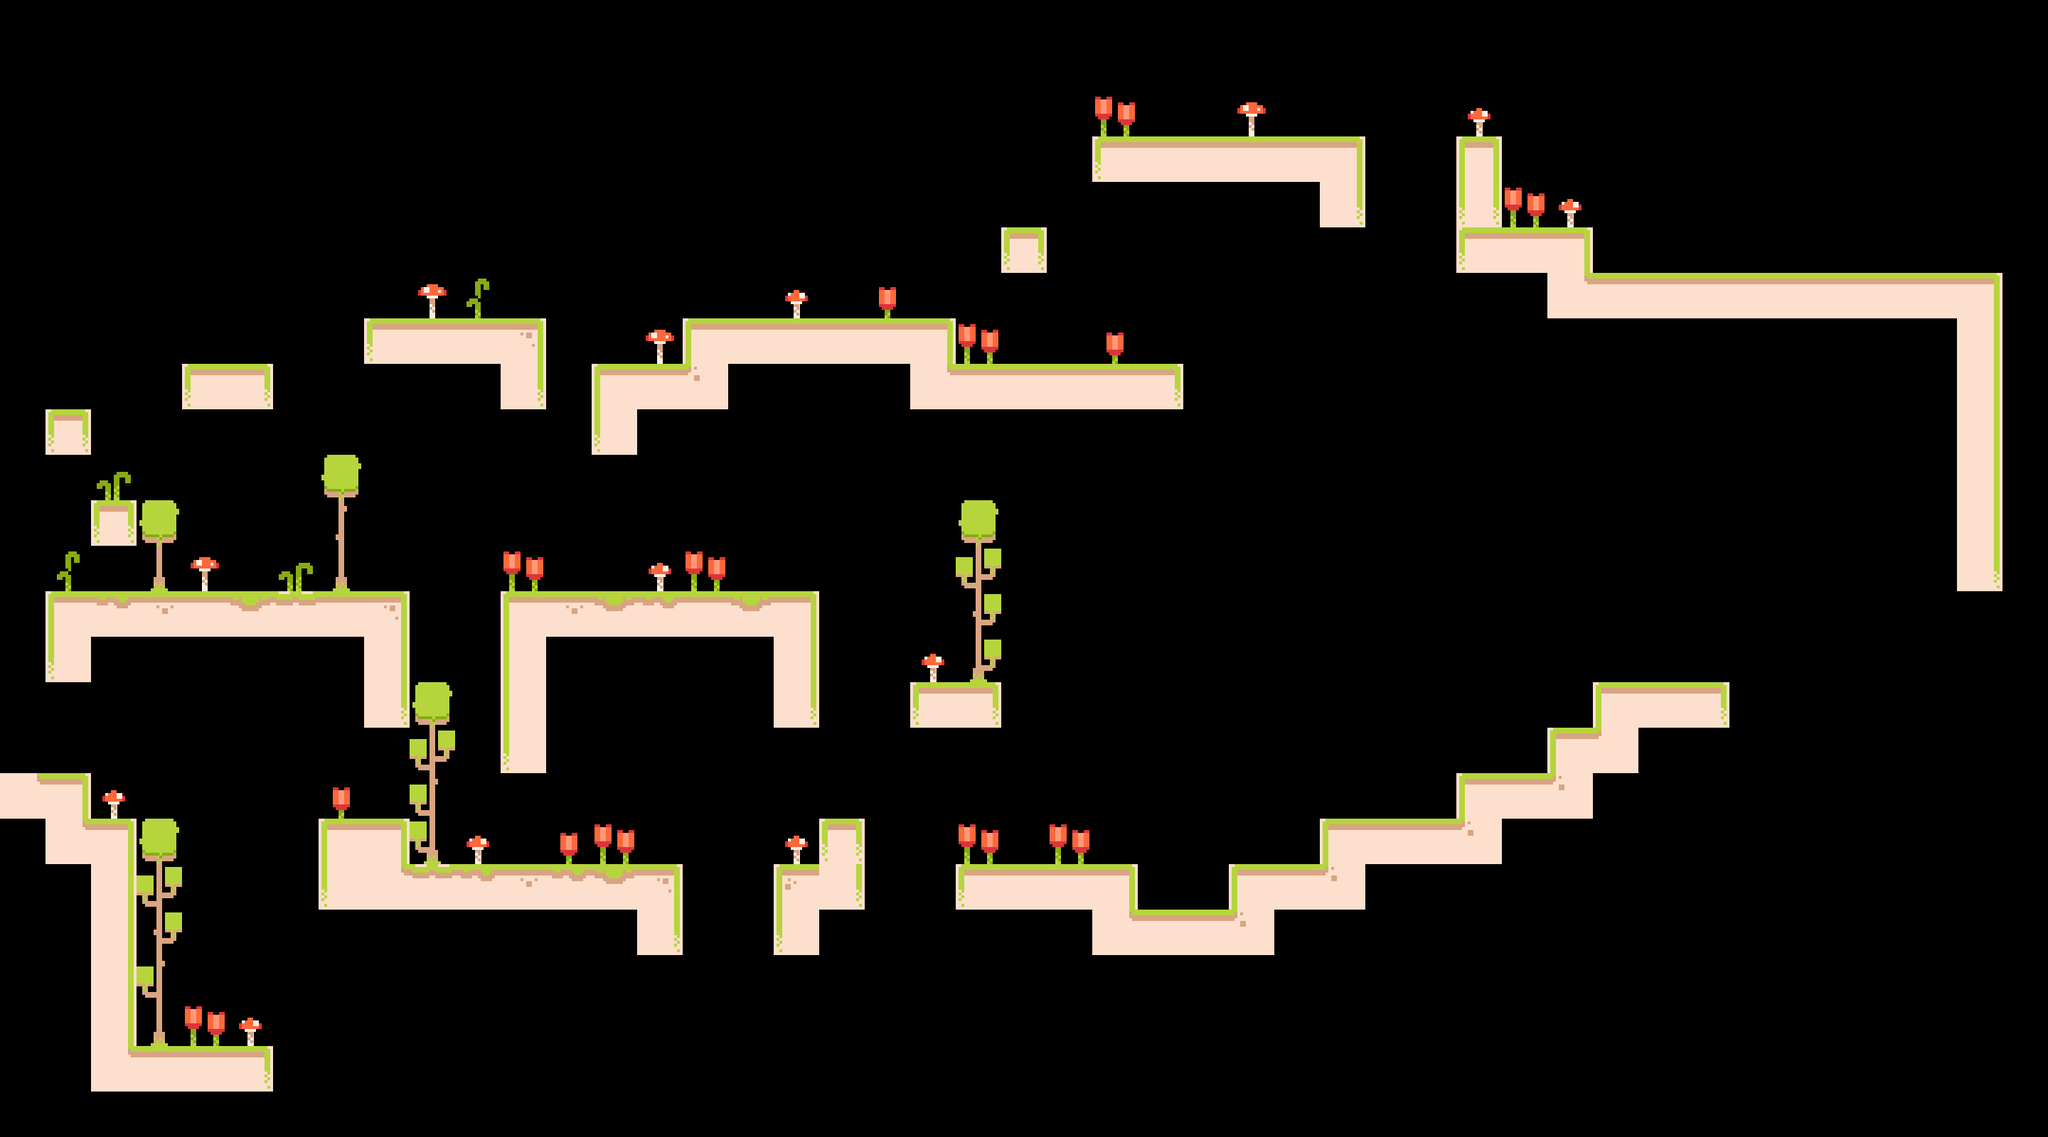

Rendered tile map (Tiled .tmx) drawn with the repository's tilesets; below, a short description and the full map source, tile grids included:
An orthogonal 45x25 tile map with 64x64 px tiles, 2 tile layers (Main, Decoration) and 6 objects (5x Worm, Player).

<map version="1.10" tiledversion="1.11.0" orientation="orthogonal" renderorder="right-down" width="45" height="25" tilewidth="64" tileheight="64" infinite="0" nextlayerid="4" nextobjectid="8">
 <tileset firstgid="1" source="../tilesets/tilemap.tsx" />
 <layer id="1" name="Main" width="45" height="25">
  <data encoding="csv">
0,0,0,0,0,0,0,0,0,0,0,0,0,0,0,0,0,0,0,0,0,0,0,0,0,0,0,0,0,0,0,0,0,0,0,0,0,0,0,0,0,0,0,0,0,
0,0,0,0,0,0,0,0,0,0,0,0,0,0,0,0,0,0,0,0,0,0,0,0,0,0,0,0,0,0,0,0,0,0,0,0,0,0,0,0,0,0,0,0,0,
0,0,0,0,0,0,0,0,0,0,0,0,0,0,0,0,0,0,0,0,0,0,0,0,0,0,0,0,0,0,0,0,0,0,0,0,0,0,0,0,0,0,0,0,0,
0,0,0,0,0,0,0,0,0,0,0,0,0,0,0,0,0,0,0,0,0,0,0,0,28,5,5,5,5,6,0,0,20,0,0,0,0,0,0,0,0,0,0,0,0,
0,0,0,0,0,0,0,0,0,0,0,0,0,0,0,0,0,0,0,0,0,0,0,0,0,0,0,0,0,19,0,0,30,0,0,0,0,0,0,0,0,0,0,0,0,
0,0,0,0,0,0,0,0,0,0,0,0,0,0,0,0,0,0,0,0,0,0,10,0,0,0,0,0,0,0,0,0,28,5,6,0,0,0,0,0,0,0,0,0,0,
0,0,0,0,0,0,0,0,0,0,0,0,0,0,0,0,0,0,0,0,0,0,0,0,0,0,0,0,0,0,0,0,0,0,25,5,5,5,5,5,5,5,5,6,0,
0,0,0,0,0,0,0,0,28,5,5,9,0,0,0,4,5,5,5,5,6,0,0,0,0,0,0,0,0,0,0,0,0,0,0,0,0,0,0,0,0,0,0,16,0,
0,0,0,0,28,29,0,0,0,0,0,19,0,4,5,26,0,0,0,0,25,5,5,5,5,29,0,0,0,0,0,0,0,0,0,0,0,0,0,0,0,0,0,16,0,
0,10,0,0,0,0,0,0,0,0,0,0,0,17,0,0,0,0,0,0,0,0,0,0,0,0,0,0,0,0,0,0,0,0,0,0,0,0,0,0,0,0,0,16,0,
0,0,0,0,0,0,0,0,0,0,0,0,0,0,0,0,0,0,0,0,0,0,0,0,0,0,0,0,0,0,0,0,0,0,0,0,0,0,0,0,0,0,0,16,0,
0,0,10,0,0,0,0,0,0,0,0,0,0,0,0,0,0,0,0,0,0,0,0,0,0,0,0,0,0,0,0,0,0,0,0,0,0,0,0,0,0,0,0,16,0,
0,0,0,0,0,0,0,0,0,0,0,0,0,0,0,0,0,0,0,0,0,0,0,0,0,0,0,0,0,0,0,0,0,0,0,0,0,0,0,0,0,0,0,19,0,
0,4,22,8,5,23,21,5,9,0,0,4,8,23,22,5,23,6,0,0,0,0,0,0,0,0,0,0,0,0,0,0,0,0,0,0,0,0,0,0,0,0,0,0,0,
0,17,0,0,0,0,0,0,16,0,0,14,0,0,0,0,0,16,0,0,0,0,0,0,0,0,0,0,0,0,0,0,0,0,0,0,0,0,0,0,0,0,0,0,0,
0,0,0,0,0,0,0,0,19,0,0,14,0,0,0,0,0,19,0,0,28,29,0,0,0,0,0,0,0,0,0,0,0,0,0,4,5,29,0,0,0,0,0,0,0,
0,0,0,0,0,0,0,0,0,0,0,17,0,0,0,0,0,0,0,0,0,0,0,0,0,0,0,0,0,0,0,0,0,0,4,24,0,0,0,0,0,0,0,0,0,
25,6,0,0,0,0,0,0,0,0,0,0,0,0,0,0,0,0,0,0,0,0,0,0,0,0,0,0,0,0,0,0,4,5,26,0,0,0,0,0,0,0,0,0,0,
0,25,6,0,0,0,0,4,6,0,0,0,0,0,0,0,0,0,10,0,0,0,0,0,0,0,0,0,0,4,5,5,26,0,0,0,0,0,0,0,0,0,0,0,0,
0,0,16,0,0,0,0,17,25,21,22,8,22,23,9,0,0,7,19,0,0,28,5,5,6,0,0,4,5,26,0,0,0,0,0,0,0,0,0,0,0,0,0,0,0,
0,0,16,0,0,0,0,0,0,0,0,0,0,0,19,0,0,17,0,0,0,0,0,0,25,5,5,26,0,0,0,0,0,0,0,0,0,0,0,0,0,0,0,0,0,
0,0,16,0,0,0,0,0,0,0,0,0,0,0,0,0,0,0,0,0,0,0,0,0,0,0,0,0,0,0,0,0,0,0,0,0,0,0,0,0,0,0,0,0,0,
0,0,16,0,0,0,0,0,0,0,0,0,0,0,0,0,0,0,0,0,0,0,0,0,0,0,0,0,0,0,0,0,0,0,0,0,0,0,0,0,0,0,0,0,0,
0,0,25,5,5,29,0,0,0,0,0,0,0,0,0,0,0,0,0,0,0,0,0,0,0,0,0,0,0,0,0,0,0,0,0,0,0,0,0,0,0,0,0,0,0,
0,0,0,0,0,0,0,0,0,0,0,0,0,0,0,0,0,0,0,0,0,0,0,0,0,0,0,0,0,0,0,0,0,0,0,0,0,0,0,0,0,0,0,0,0
</data>
 </layer>
 <layer id="3" name="Decoration" width="45" height="25">
  <data encoding="csv">
0,0,0,0,0,0,0,0,0,0,0,0,0,0,0,0,0,0,0,0,0,0,0,0,0,0,0,0,0,0,0,0,0,0,0,0,0,0,0,0,0,0,0,0,0,
0,0,0,0,0,0,0,0,0,0,0,0,0,0,0,0,0,0,0,0,0,0,0,0,0,0,0,0,0,0,0,0,0,0,0,0,0,0,0,0,0,0,0,0,0,
0,0,0,0,0,0,0,0,0,0,0,0,0,0,0,0,0,0,0,0,0,0,0,0,33,0,0,31,0,0,0,0,32,0,0,0,0,0,0,0,0,0,0,0,0,
0,0,0,0,0,0,0,0,0,0,0,0,0,0,0,0,0,0,0,0,0,0,0,0,0,0,0,0,0,0,0,0,0,0,0,0,0,0,0,0,0,0,0,0,0,
0,0,0,0,0,0,0,0,0,0,0,0,0,0,0,0,0,0,0,0,0,0,0,0,0,0,0,0,0,0,0,0,0,33,32,0,0,0,0,0,0,0,0,0,0,
0,0,0,0,0,0,0,0,0,0,0,0,0,0,0,0,0,0,0,0,0,0,0,0,0,0,0,0,0,0,0,0,0,0,0,0,0,0,0,0,0,0,0,0,0,
0,0,0,0,0,0,0,0,0,31,36,0,0,0,0,0,0,32,0,34,0,0,0,0,0,0,0,0,0,0,0,0,0,0,0,0,0,0,0,0,0,0,0,0,0,
0,0,0,0,0,0,0,0,0,0,0,0,0,0,31,0,0,0,0,0,0,33,0,0,34,0,0,0,0,0,0,0,0,0,0,0,0,0,0,0,0,0,0,0,0,
0,0,0,0,0,0,0,0,0,0,0,0,0,0,0,0,0,0,0,0,0,0,0,0,0,0,0,0,0,0,0,0,0,0,0,0,0,0,0,0,0,0,0,0,0,
0,0,0,0,0,0,0,0,0,0,0,0,0,0,0,0,0,0,0,0,0,0,0,0,0,0,0,0,0,0,0,0,0,0,0,0,0,0,0,0,0,0,0,0,0,
0,0,35,0,0,0,0,39,0,0,0,0,0,0,0,0,0,0,0,0,0,0,0,0,0,0,0,0,0,0,0,0,0,0,0,0,0,0,0,0,0,0,0,0,0,
0,0,0,39,0,0,0,49,0,0,0,0,0,0,0,0,0,0,0,0,0,39,0,0,0,0,0,0,0,0,0,0,0,0,0,0,0,0,0,0,0,0,0,0,0,
0,36,0,59,31,0,35,59,0,0,0,33,0,0,32,33,0,0,0,0,0,40,0,0,0,0,0,0,0,0,0,0,0,0,0,0,0,0,0,0,0,0,0,0,0,
0,0,0,0,0,0,0,0,0,0,0,0,0,0,0,0,0,0,0,0,0,50,0,0,0,0,0,0,0,0,0,0,0,0,0,0,0,0,0,0,0,0,0,0,0,
0,0,0,0,0,0,0,0,0,0,0,0,0,0,0,0,0,0,0,0,32,60,0,0,0,0,0,0,0,0,0,0,0,0,0,0,0,0,0,0,0,0,0,0,0,
0,0,0,0,0,0,0,0,0,39,0,0,0,0,0,0,0,0,0,0,0,0,0,0,0,0,0,0,0,0,0,0,0,0,0,0,0,0,0,0,0,0,0,0,0,
0,0,0,0,0,0,0,0,0,40,0,0,0,0,0,0,0,0,0,0,0,0,0,0,0,0,0,0,0,0,0,0,0,0,0,0,0,0,0,0,0,0,0,0,0,
0,0,32,0,0,0,0,34,0,48,0,0,0,0,0,0,0,0,0,0,0,0,0,0,0,0,0,0,0,0,0,0,0,0,0,0,0,0,0,0,0,0,0,0,0,
0,0,0,39,0,0,0,0,0,58,32,0,34,33,0,0,0,32,0,0,0,33,0,33,0,0,0,0,0,0,0,0,0,0,0,0,0,0,0,0,0,0,0,0,0,
0,0,0,40,0,0,0,0,0,0,0,0,0,0,0,0,0,0,0,0,0,0,0,0,0,0,0,0,0,0,0,0,0,0,0,0,0,0,0,0,0,0,0,0,0,
0,0,0,50,0,0,0,0,0,0,0,0,0,0,0,0,0,0,0,0,0,0,0,0,0,0,0,0,0,0,0,0,0,0,0,0,0,0,0,0,0,0,0,0,0,
0,0,0,48,0,0,0,0,0,0,0,0,0,0,0,0,0,0,0,0,0,0,0,0,0,0,0,0,0,0,0,0,0,0,0,0,0,0,0,0,0,0,0,0,0,
0,0,0,59,33,32,0,0,0,0,0,0,0,0,0,0,0,0,0,0,0,0,0,0,0,0,0,0,0,0,0,0,0,0,0,0,0,0,0,0,0,0,0,0,0,
0,0,0,0,0,0,0,0,0,0,0,0,0,0,0,0,0,0,0,0,0,0,0,0,0,0,0,0,0,0,0,0,0,0,0,0,0,0,0,0,0,0,0,0,0,
0,0,0,0,0,0,0,0,0,0,0,0,0,0,0,0,0,0,0,0,0,0,0,0,0,0,0,0,0,0,0,0,0,0,0,0,0,0,0,0,0,0,0,0,0
</data>
 </layer>
 <objectgroup id="2" name="Entities">
  <object id="1" name="Player" x="320" y="320">
   <point />
  </object>
  <object id="3" name="Worm" x="2240" y="320" width="576" height="64" />
  <object id="4" name="Worm" x="1536" y="128" width="384" height="64" />
  <object id="5" name="Worm" x="960" y="384" width="384" height="64" />
  <object id="6" name="Worm" x="704" y="768" width="448" height="64" />
  <object id="7" name="Worm" x="576" y="1152" width="384" height="64" />
 </objectgroup>
</map>
